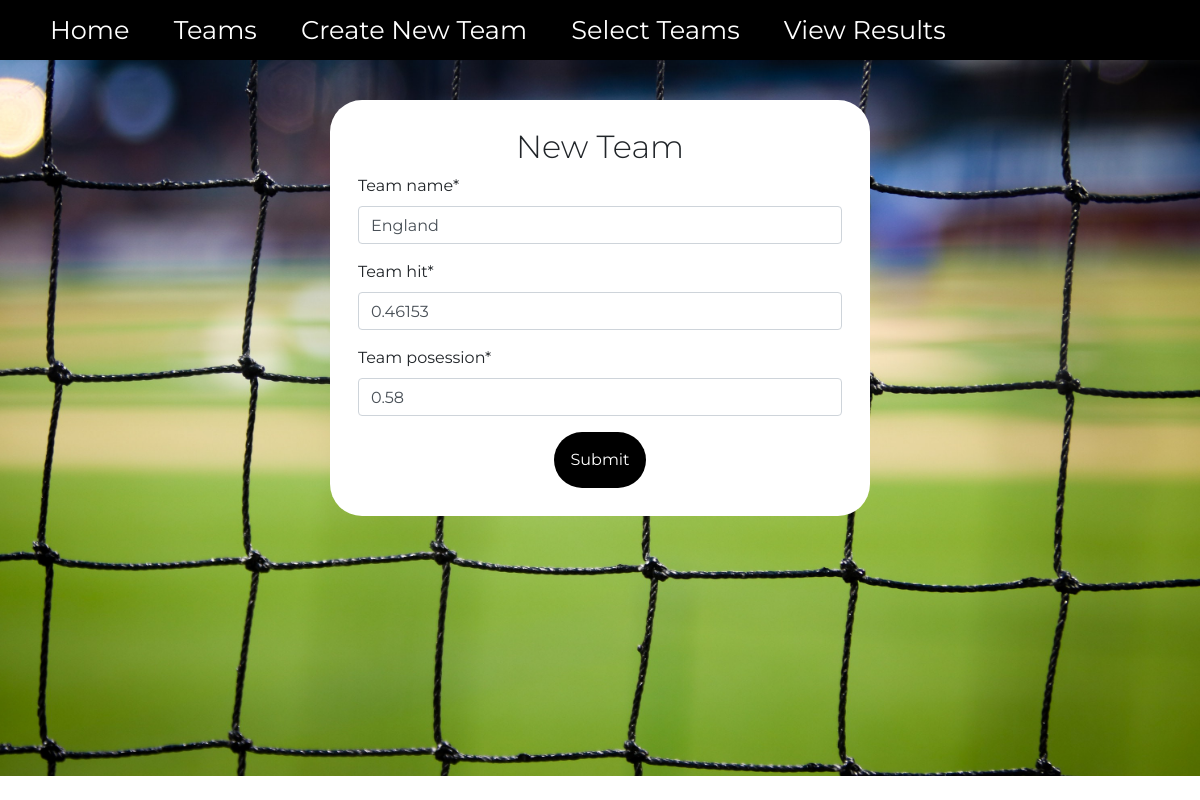
The page /update-team/11/ on the database its author committed.
### sports_analytics/models.py (models this page shows, shortened)
class Team(models.Model):
    team_name = models.CharField(max_length=50, unique=True)
    team_posession =  models.FloatField(validators=[MinValueValidator(min), MaxValueValidator(max)],)
    team_hit = models.FloatField(validators=[MinValueValidator(min), MaxValueValidator(max)],)

### sports_analytics/views.py (the view)
# urls.py: path('update-team/<int:pk>/', TeamUpdate.as_view(), name="update_team"),
class TeamUpdate(UpdateView):
    model = Team
    success_url=reverse_lazy('sports_analytics:viewTeam')
    form_class = TeamForm
    template_name = "sports_analytics/create_team.html"

### sports_analytics/forms.py
class TeamForm(forms.ModelForm):
    class Meta:
        model = Team
        fields = ['team_name','team_hit','team_posession']

### sports_analytics/templates/sports_analytics/create_team.html (shortened to what this page needs)
{% load crispy_forms_tags %}
{% load static %}
<!DOCTYPE html>
<html lang="en">
<head>
    <link rel="stylesheet" href="https://cdn.jsdelivr.net/npm/bootstrap@4.6.1/dist/css/bootstrap.min.css"
>
    <link rel="stylesheet" href="{% static 'css/simulate_form.css'%}">
    <link rel="stylesheet" href="{% static 'css/b.css'%}">
    <link rel="stylesheet" href="{% static 'css/create_team.css'%}">
</head>
<body>
    <header>
        <ul class="a_links">
            <li class="links links-1">
                <a class="navLink" href="{% url 'sports_analytics:home'%}">Home</a>
            </li>
            <li class="links links-1">
                <a class="navLink" href="{% url 'sports_analytics:viewTeam'%}">Teams</a>
            </li>
            <li class="links links-1">
                <a class="navLink" href="{% url 'sports_analytics:createTeam'%}">Create New Team</a>
            </li>
            <li class="links links-1">
                <a class="navLink" href="{% url 'sports_analytics:simulate'%}">Select Teams</a>
            </li>
            <li class="links links-1">
                <a class="navLink" href="{% url 'sports_analytics:result'%}">View Results</a>
            </li>
        </ul>
    </header>
    <main>
        <div class="show-form">
            <div class="pad"></div>
            <form method="post">
                <div class="form-class">
                    <h2 class="page-head">New Team</h2>
                    {% crispy form%}
                    <input type="submit" value="Submit" onclick="validate_team()" class="center-submit">
                </div>
            </form>
        </div>
    </main>
</body>
</html>

### static/css/simulate_form.css (style rules this page uses)
.show-form { background-image: url('../img/football_ground.jpg') ; background-repeat: no-repeat; background-position: center; background-size: cover; height: 89.5vh; }
.pad { padding: 2rem; }
.form-class { border-radius: 2rem; background-color: white; padding:3.5rem; width:45%; margin:0 auto; }
.center-submit { display: block; background-color: black; color:white; padding:1rem; border: none; border-radius:1.8rem; margin:0 auto; }
.page-head { text-align: center; font-size: 2rem; font-weight: 300; }

### static/css/b.css (style rules this page uses)
body { font-family: 'Montserrat', sans-serif; margin: 0; padding: 0; }
* { box-sizing: border-box; }
.a_links { list-style-type: none; flex-wrap: wrap; background-color:black; margin: 0; }
.a_links>.links { flex:1; display: inline; color: white; }
a { text-decoration: none; color:black; font-size: 1.2rem; }
.navLink { font-size: 1.6rem; height: 60px; line-height: 60px; display: inline-block; margin-right: 20px; padding: 0 10px; color: white; }

### static/css/create_team.css (style rules this page uses)
.show-form { background-image: url('../img/post.jpg') ; background-repeat: no-repeat; background-position: center; background-size: cover; }
.pad { padding: 1.25rem; }
.form-class { padding:1.75rem; }

### rows shown on the page
Team: team_name "England", team_hit "0.46153", team_posession "0.58"
